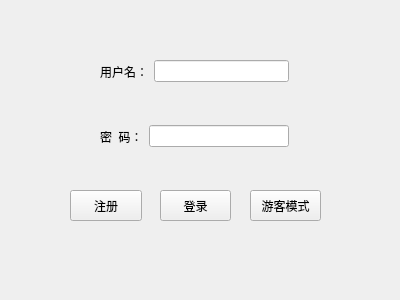
<?xml version="1.0" encoding="UTF-8"?>
<ui version="4.0">
 <class>Login</class>
 <widget class="QWidget" name="Login">
  <property name="geometry">
   <rect>
    <x>0</x>
    <y>0</y>
    <width>400</width>
    <height>300</height>
   </rect>
  </property>
  <property name="windowTitle">
   <string>NEU-OCR</string>
  </property>
  <widget class="QPushButton" name="sendBtn">
   <property name="geometry">
    <rect>
     <x>160</x>
     <y>190</y>
     <width>71</width>
     <height>31</height>
    </rect>
   </property>
   <property name="text">
    <string>登录</string>
   </property>
  </widget>
  <widget class="QWidget" name="layoutWidget">
   <property name="geometry">
    <rect>
     <x>100</x>
     <y>46</y>
     <width>189</width>
     <height>51</height>
    </rect>
   </property>
   <layout class="QHBoxLayout" name="horizontalLayout">
    <item>
     <widget class="QLabel" name="label">
      <property name="text">
       <string>用户名：</string>
      </property>
     </widget>
    </item>
    <item>
     <widget class="QLineEdit" name="userLineEdit"/>
    </item>
   </layout>
  </widget>
  <widget class="QPushButton" name="signBtn">
   <property name="geometry">
    <rect>
     <x>70</x>
     <y>190</y>
     <width>72</width>
     <height>31</height>
    </rect>
   </property>
   <property name="text">
    <string>注册</string>
   </property>
  </widget>
  <widget class="QWidget" name="layoutWidget_2">
   <property name="geometry">
    <rect>
     <x>100</x>
     <y>116</y>
     <width>189</width>
     <height>41</height>
    </rect>
   </property>
   <layout class="QHBoxLayout" name="horizontalLayout_2">
    <item>
     <widget class="QLabel" name="label_2">
      <property name="text">
       <string>密  码：</string>
      </property>
     </widget>
    </item>
    <item>
     <widget class="QLineEdit" name="passwardLineEdit">
      <property name="echoMode">
       <enum>QLineEdit::Password</enum>
      </property>
     </widget>
    </item>
   </layout>
  </widget>
  <widget class="QPushButton" name="passBtn">
   <property name="geometry">
    <rect>
     <x>250</x>
     <y>190</y>
     <width>71</width>
     <height>31</height>
    </rect>
   </property>
   <property name="text">
    <string>游客模式</string>
   </property>
  </widget>
 </widget>
 <resources/>
 <connections/>
</ui>
